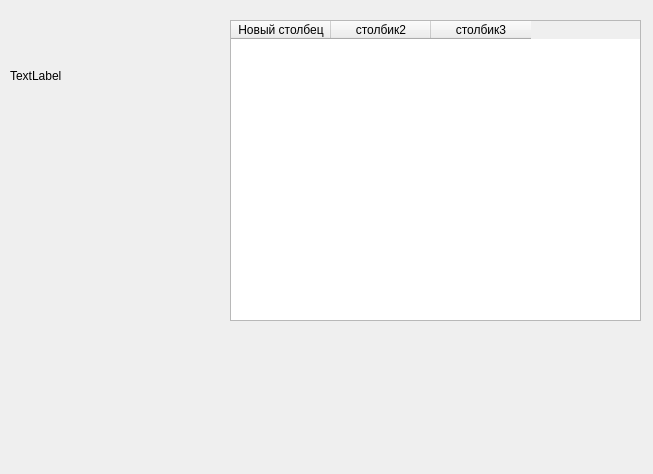
<?xml version="1.0" encoding="UTF-8"?>
<ui version="4.0">
 <class>Form</class>
 <widget class="QWidget" name="Form">
  <property name="geometry">
   <rect>
    <x>0</x>
    <y>0</y>
    <width>653</width>
    <height>474</height>
   </rect>
  </property>
  <property name="windowTitle">
   <string>Form</string>
  </property>
  <widget class="QLabel" name="label2">
   <property name="geometry">
    <rect>
     <x>10</x>
     <y>10</y>
     <width>161</width>
     <height>131</height>
    </rect>
   </property>
   <property name="text">
    <string>TextLabel</string>
   </property>
  </widget>
  <widget class="QTableWidget" name="tableWidget">
   <property name="geometry">
    <rect>
     <x>230</x>
     <y>20</y>
     <width>411</width>
     <height>301</height>
    </rect>
   </property>
   <column>
    <property name="text">
     <string>Новый столбец</string>
    </property>
   </column>
   <column>
    <property name="text">
     <string>столбик2</string>
    </property>
   </column>
   <column>
    <property name="text">
     <string>столбик3</string>
    </property>
   </column>
  </widget>
 </widget>
 <resources/>
 <connections/>
</ui>
